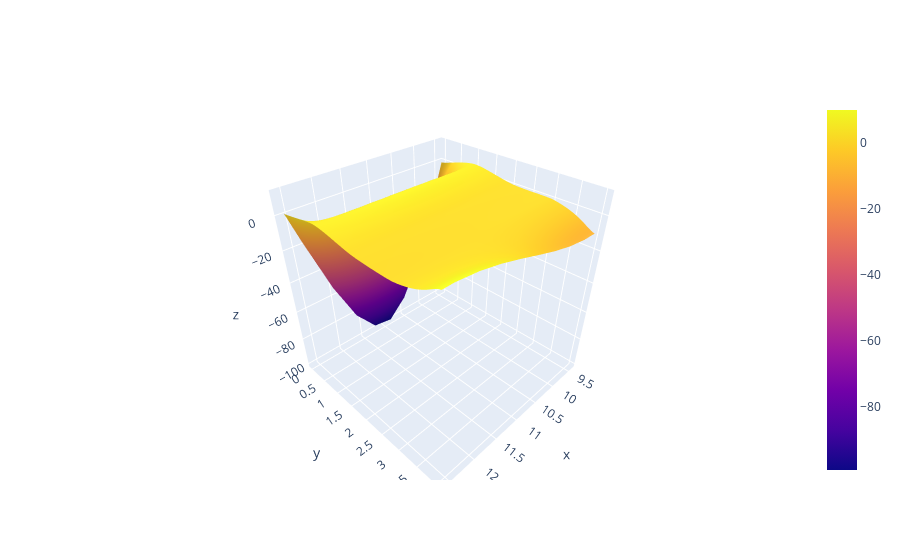

Here is the notebook cell this chart was saved with:
### Code cell
import plotly.graph_objects as go
import numpy as np

fig = go.Figure(data=[
    go.Surface(x = x_grid, y = y_grid, z=posterior_mean_data['f(x)'].reshape(100,100))


])

fig.show()

### Figure 1 — Plotly figure (JSON) as saved in the notebook; plotly's stock layout.template omitted (floating-point values rounded to 4 significant figures; data arrays with more than 128 entries replaced by an {"elided": "..."} marker saying what was removed)
{"data": [{"type": "surface", "x": {"elided": "100x100 float values"}, "y": {"elided": "100x100 float values"}, "z": {"elided": "100x100 float values"}}], "layout": {}}
